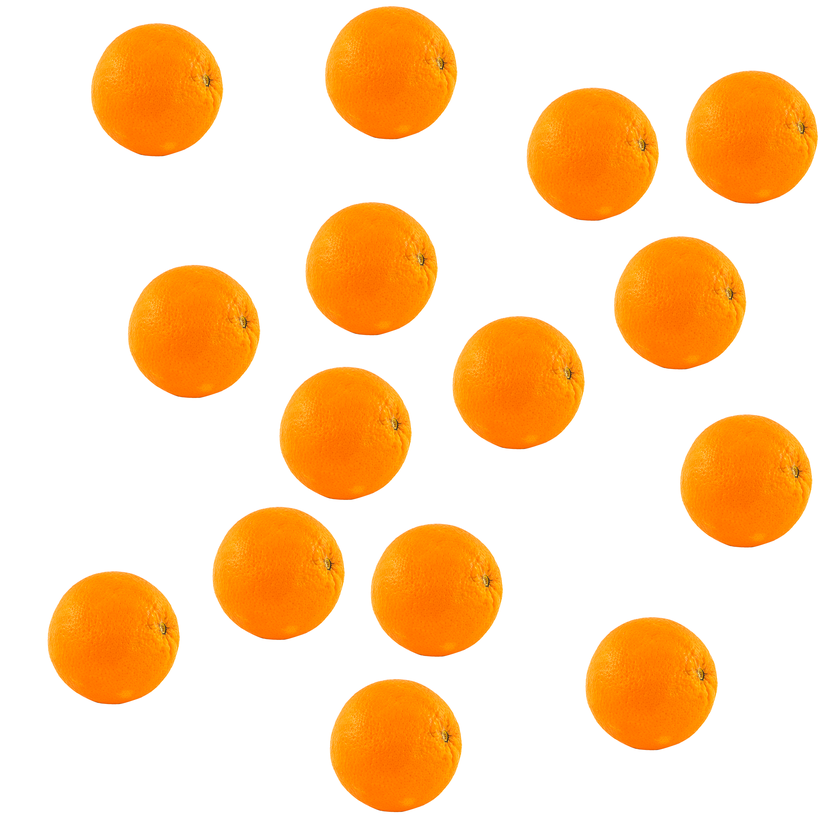
#> input picture docker/src/tasks/object_count/out.png, 840 x 840 px, shrunk from 3000 x 3000 before the run, found by its file name
$ python count-images.py
#> lines starting #> are read from the running program, lines starting #| are printed output that depends on the picture; after the words box and inside, x2 and y2 are one past the last pixel; in counts of white or black regions, pixels touching at a corner belong together
from PIL import Image
import numpy as np
from scipy import ndimage

img = Image.open("/Users/matthewtranmer/repos/smart-task-scheduler/local/object_count/out.png").convert("L")
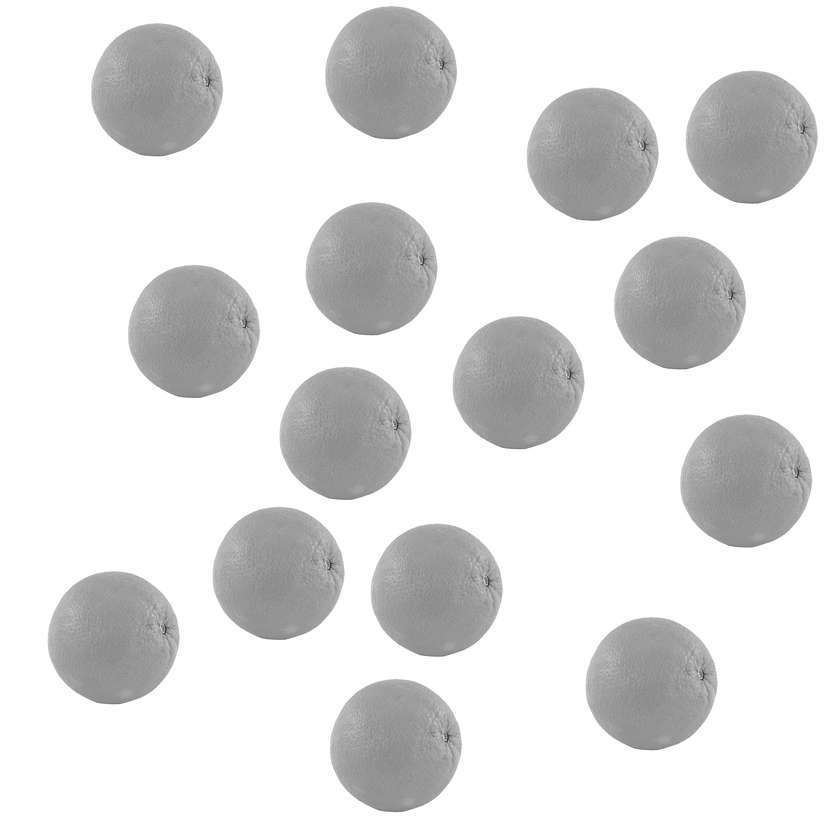
#> img: PIL image 840x840 L; min 41, max 255, mean 226.6

arr = np.array(img)

binary = arr < 240
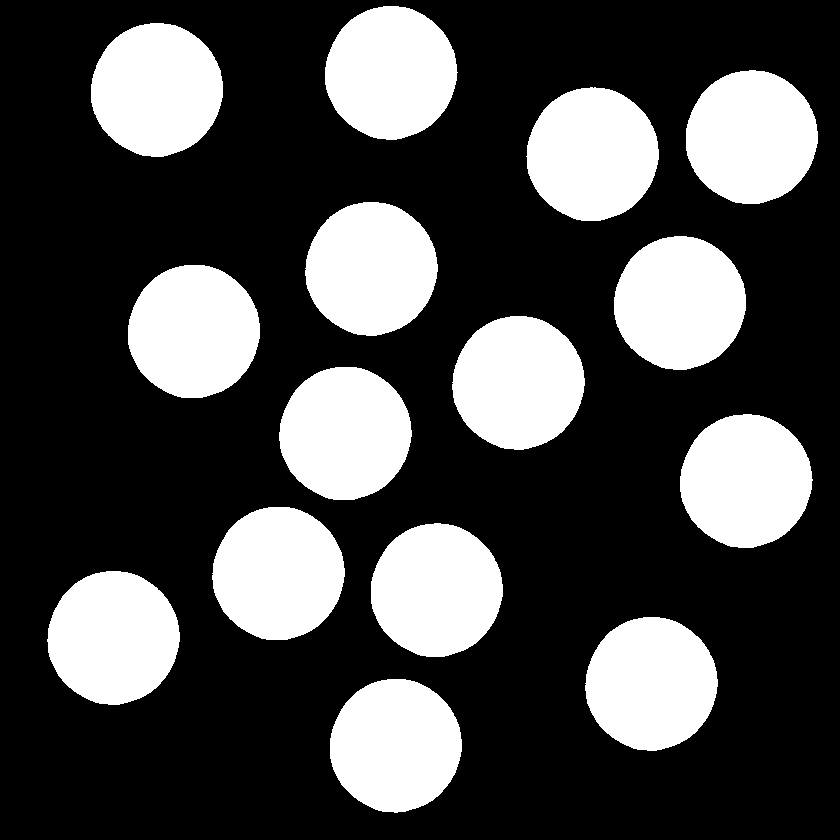
#> binary: shape (840, 840) bool; 29.3% white; 15 white regions, largest, box (x1, y1, x2, y2) and area: (452, 316, 585, 450) 13793, (585, 617, 718, 751) 13793, (305, 202, 438, 336) 13790
labels, count = ndimage.label(binary)
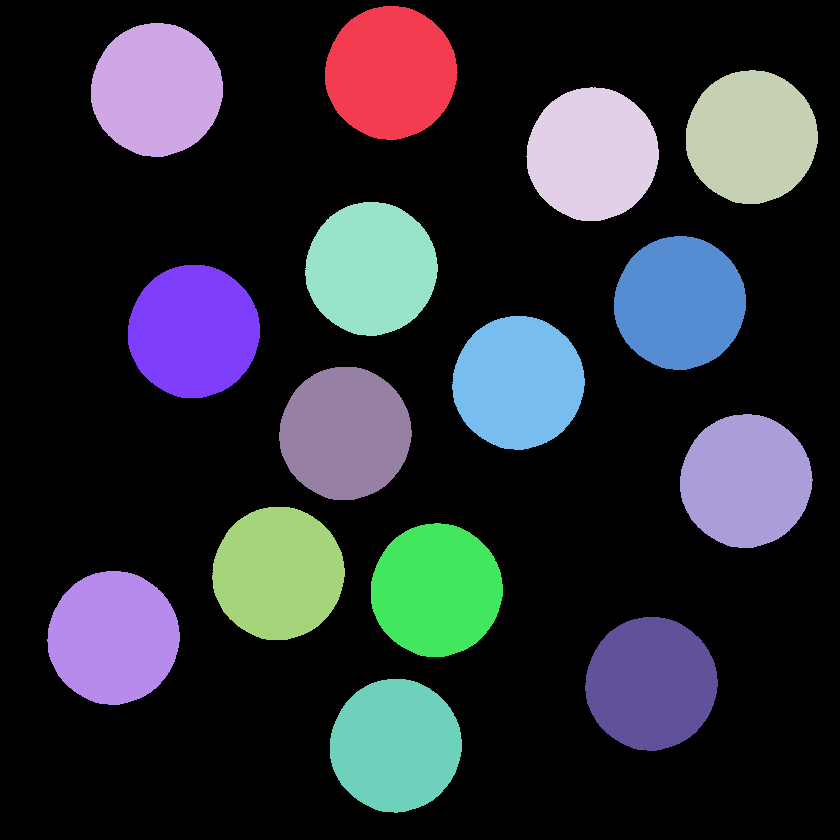
#> labels: shape (840, 840) int32; 16 distinct labels, from 0 to 15; one colour per label, 0 black
#> count = 15

print("Objects:", count)
#| Objects: 15
